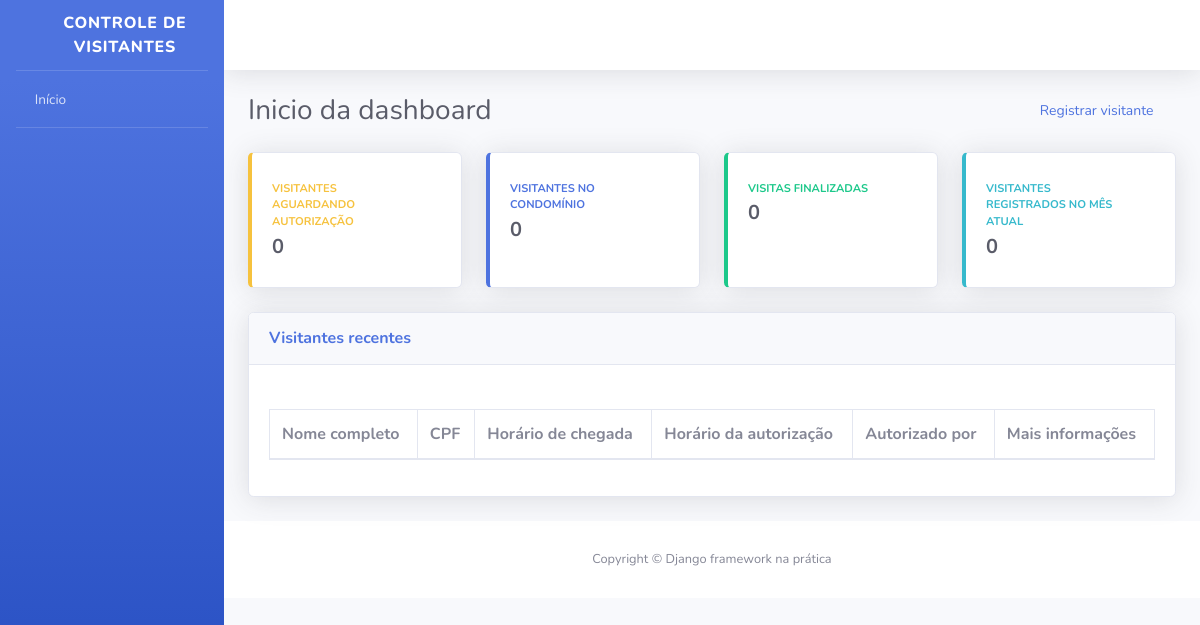
The app's page /, older data.
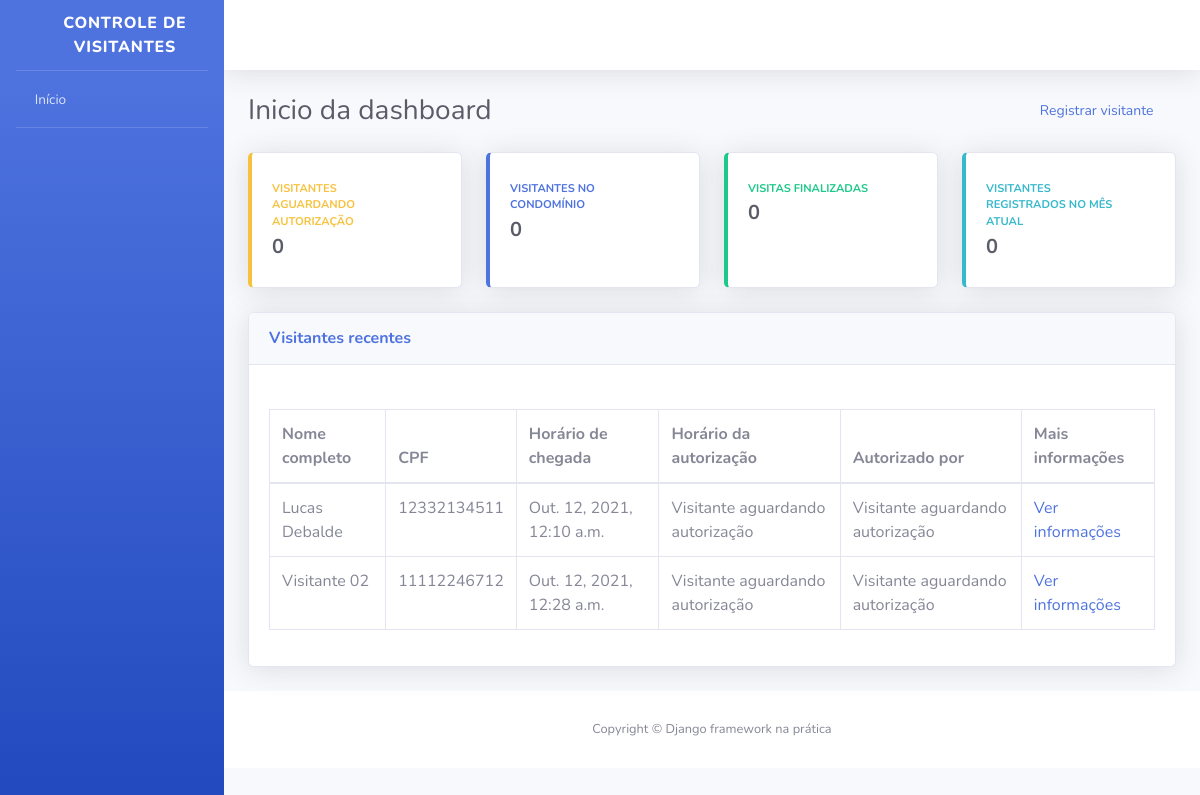
The same page, newer data.
### visitantes/models.py (models this page shows, shortened)
class Visitante(models.Model):
    nome_completo = models.CharField(
        verbose_name="Nome completo",
        max_length=194
    )
    cpf = models.CharField(
        verbose_name="CPF",
        max_length=11
    )
    data_nascimento = models.DateField(
        verbose_name="Data_nascimento",
        auto_now_add=False,
        auto_now=False,
    )
    numero_casa = models.PositiveSmallIntegerField(
        verbose_name="Número da casa a ser visitada",
    )
    placa_veiculo = models.CharField(
        verbose_name="Placa de veículo",
        max_length=7,
        blank=True,
        null=True,
    )
    horario_chegada = models.DateTimeField(
        verbose_name="Horario de chegada na portaria",
        auto_now_add=True
    )
    horario_saida = models.DateTimeField(
        verbose_name="Horario de saída do condominio",
        auto_now=False,
        blank=True,
        null=True
    )
    horario_autorizacao = models.DateTimeField(
        verbose_name="Horario de autorização",
        auto_now=False,
        blank=True,
        null=True
    )
    morador_responsavel = models.CharField(
        verbose_name="Nome do morador resposável porautorizar a entrada do visitante",
        max_length=194,
        blank=True
    )
    registrado_por = models.ForeignKey(
        "porteiros.Porteiro",
        verbose_name="Porteiro responsável pelo registro",
        on_delete=models.PROTECT
    )
    def get_horario_autorizacao(self):
        if self.horario_autorizacao:
            return self.horario_autorizacao
        return "Visitante aguardando autorização"
    def get_morador_responsavel(self):
        if self.morador_responsavel:
            return self.morador_responsavel
        return "Visitante aguardando autorização"
    class Meta:
        verbose_name = "Visitante"
        verbose_name_plural = "Visitantes"
        db_table = "visitante"

### usuarios/views.py (the view)
# urls.py: path("", index, name="index",),
def index(request):
    todos_visitantes = Visitante.objects.all()
    context = {
        "nome_pagina": "Inicio da dashboard",
        "todos_visitantes": todos_visitantes,
    }
    return render(request, "index.html", context)

### templates/index.html (shortened to what this page needs)
{% extends "base.html" %}
{% block conteudo %}
<div class="container-fluid">
    <div class="d-sm-flex align-items-center justify-content-between mb-4">
        <h1 class="h3 mb-0 text-gray-800">{{ nome_pagina }}</h1>
        <a href="{% url 'registrar_visitante' %}" class="bnt bnt-primary bnt-icon-split btn-sm">
            <span class="text">Registrar visitante</span>
            <span class="icon text-white-50">
                <i class="fas fa-user-plus"></i>
            </span>
        </a>
    </div>
    <div class="row">
        <div class="col-xl-3 col-md-6 mb-4">
            <div class="card border-left-warning shadow h-100 py-2">
                <div class="card-body">
                    <div class="row no-gutters align-items-center">
                        <div class="col mr-2">
                            <div class="text-xs font-weight-bold text-warning text-uppercase mb-1">Visitantes aguardando autorização</div>
                            <div class="h5 mb-0 font-weight-bold text-gray-800">0</div>
                        </div>
                        <div class="col-auto">
                            <i class="fas fa-user-lock fa-2x text-gray-300"></i>
                        </div>
                    </div>
                </div>
            </div>
        </div>
        <div class="col-xl-3 col-md-6 mb-4">
            <div class="card border-left-primary shadow h-100 py-2">
                <div class="card-body">
                    <div class="row no-gutters align-items-center">
                        <div class="col mr-2">
                            <div class="text-xs font-weight-bold text-primary text-uppercase mb-1">Visitantes no condomínio</div>
                            <div class="h5 mb-0 font-weight-bold text-gray-800">0</div>
                        </div>
                        <div class="col-auto">
                            <i class="fas fa-user-clock fa-2x text-gray-300"></i>
                        </div>
                    </div>
                </div>
            </div>
        </div>
        <div class="col-xl-3 col-md-6 mb-4">
            <div class="card border-left-success shadow h-100 py-2">
                <div class="card-body">
                    <div class="row no-gutters align-items-center">
                        <div class="col mr-2">
                            <div class="text-xs font-weight-bold text-success text-uppercase mb-1">Visitas finalizadas</div>
                            <div class="h5 mb-0 font-weight-bold text-gray-800">0</div>
                        </div>
                        <div class="col-auto">
                            <i class="fas fa-user-check fa-2x text-gray-300"></i>
                        </div>
                    </div>
                </div>
            </div>
        </div>
        <div class="col-xl-3 col-md-6 mb-4">
            <div class="card border-left-info shadow h-100 py-2">
                <div class="card-body">
                    <div class="row no-gutters align-items-center">
                        <div class="col mr-2">
                            <div class="text-xs font-weight-bold text-info text-uppercase mb-1">Visitantes registrados no mês atual</div>
                            <div class="h5 mb-0 font-weight-bold text-gray-800">0</div>
                        </div>
                        <div class="col-auto">
                            <i class="fas fa-users fa-2x text-gray-300"></i>
                        </div>
                    </div>
                </div>
            </div>
        </div>
    </div>
    <div class="card shadow mb-4">
        <div class="card-header py-3 d-sm-flex align-items-center justify-content-between mb-4">
            <h6 class="m-0 font-weight-bold text-primary">Visitantes recentes</h6>
        </div>
        <div class="card-body">
            <div class="table-responsive">
                <table class="table table-bordered">
                    <thead>
                        <th>Nome completo</th>
                        <th>CPF</th>
                        <th>Horário de chegada</th>
                        <th>Horário da autorização</th>
                        <th>Autorizado por</th>
                        <th>Mais informações</th>
                    </thead>
                    <tbody>
                        {% for visitante in todos_visitantes %}
                            <tr>
                                <td>{{ visitante.nome_completo }}</td>
                                <td>{{ visitante.cpf }}</td>
                                <td>{{ visitante.horario_chegada }}</td>
                                <td>{{ visitante.get_horario_autorizacao }}</td>
                                <td>{{ visitante.get_morador_responsavel }}</td>
                                <td>
                                    <a href="{% url 'informacoes_visitante' id=visitante.id %}">
                                        Ver informações
                                    </a>
                                </td>
                            </tr>
                        {% endfor %}
                    </tbody>
                </table>
            </div>
        </div>
    </div>
</div>
{% endblock conteudo %}

### templates/base.html (shortened to what this page needs)
<!DOCTYPE html>
{% load static %}
<html lang="pt-br">
    <head>
        <link href="{% static 'css/sb-admin-2.min.css' %}" rel="stylesheet">
        <link href="{% static 'vendor/fontawesome-free/css/all.min.css' %}" rel="stylesheet" type="text/css">
    </head>
    <body id="page-top">
        <div id="wrapper">
            <ul class="navbar-nav bg-gradient-primary sidebar sidebar-dark accordion" id="accordionSidebar">
                <a class="sidebar-brand d-flex align-items-center justify-content-center" href="#">
                    <div class="sidebar-brand-icon rotate-n-15">
                        <i class="fas fa-user-shield"></i>
                    </div>
                    <div class="sidebar-brand-text">Controle de Visitantes</div>
                </a>
                <hr class="sidebar-divider my-0">
                <li class="nav-item">
                    <a class="nav-link" href="{% url 'index' %}">
                        <i class="fas fa-home"></i>
                        <span>Início</span>
                    </a>
                </li>
                <hr class="sidebar-divider">
            </ul>
            <div id="content-wrapper" class="d-flex flex-column">
                <div id="content">
                    <nav class="navbar navbar-expand navbar-light bg-white topbar mb-4 static-top shadow">
                        <ul class="navbar-nav ml-auto">
                            <li class="nav-item dropdown no-arrow">
                                <a class="nav-link dropdown-toggle" href="#" id="userDropdown" role="button" data-toggle="dropdown" aria-haspopup="true" aria-expanded="false">
                                    <span class="mr-2 d-none d-lg-inline text-gray-800 small">
                                        <i class="fas fa-cog"></i>
                                    </span>
                                </a>
                            </li>
                        </ul>
                    </nav>
                    {% block conteudo %}{% endblock conteudo %}
                    <footer class="sticky-footer bg-white">
                        <div class="container my-auto">
                            <div class="copyright text-center my-auto">
                                <span>Copyright © Django framework na prática</span>
                            </div>
                        </div>
                    </footer>
                </div>
            </div>
        </div>
    </body>
</html>

Row changes from the older to the newer data that the page shows:
added Visitante: nome_completo "Lucas Debalde", cpf "12332134511", horario_chegada "Out. 12, 2021, 12:10 a.m.", get_horario_autorizacao "Visitante aguardando autorização", get_morador_responsavel "Visitante aguardando autorização"
added Visitante: nome_completo "Visitante 02", cpf "11112246712", horario_chegada "Out. 12, 2021, 12:28 a.m.", get_horario_autorizacao "Visitante aguardando autorização", get_morador_responsavel "Visitante aguardando autorização"
